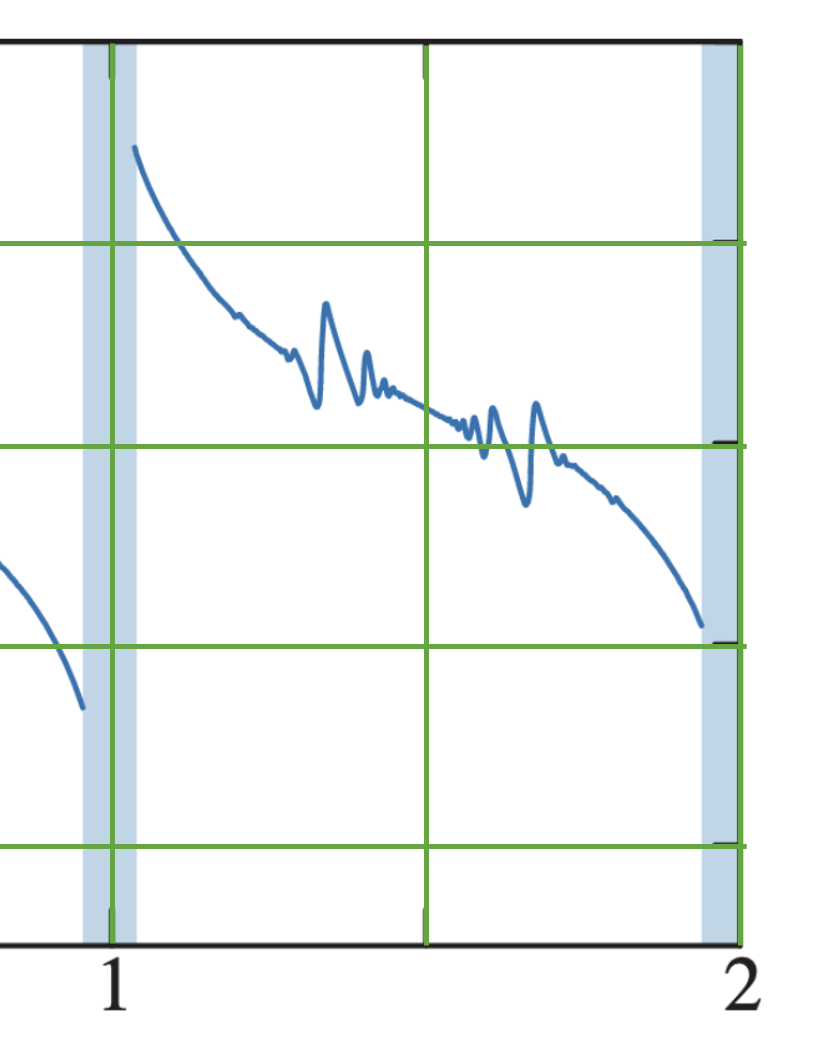
#> input picture Wigner_Crystal/MLG/mu_MLG_1_2.png, 832 x 1054 px
$ python fit_blue_from_image.py
#> lines starting #> are read from the running program, lines starting #| are printed output that depends on the picture; after the words box and inside, x2 and y2 are one past the last pixel; in counts of white or black regions, pixels touching at a corner belong together; long printed decimals are rounded
#!/usr/bin/env python3
import argparse
from pathlib import Path
from dataclasses import dataclass
from typing import List, Tuple, Optional

import numpy as np
from PIL import Image
import matplotlib.pyplot as plt
from matplotlib import rcParams

METHOD : str = "median"
LINSPACE_N : int = 10000
MAX_STEP : int = 300
LAMBDA : float = 2.0
BLUE_DOM : int = 45
SCORE_EXP : float = 1.0
GREEN_PENALTY : float = 0.5
GREEN_THRESH : int = 80
GREEN_DOM : int = 40
ROI_MARGIN_X : int = 40
ROI_MARGIN_Y : int = 50
IMAGE : str = "mu_MLG_1_2.png"
OUT_CSV : str = "mu_MLG_1_2.csv"
LEFT_END : float = 1.0
RIGHT_END : float = 2.0
LEFT_MARGIN : float = 0.04
RIGHT_MARGIN : float = 0.06


@dataclass
class AxisCalibration:
    ax_slope: float
    ax_intercept: float

    def to_data(self, px: np.ndarray) -> np.ndarray:
        return self.ax_slope * px + self.ax_intercept

    def to_px(self, data: np.ndarray) -> np.ndarray:
        return (data - self.ax_intercept) / self.ax_slope


def load_image_as_array(path: str) -> np.ndarray:
    img = Image.open(path).convert("RGB")
    return np.asarray(img)


def compute_green_mask(img: np.ndarray,
                       green_thresh: int,
                       dominance_margin: int) -> np.ndarray:
    """Return boolean mask where green channel dominates sufficiently."""
    r = img[:, :, 0].astype(np.int16)
    g = img[:, :, 1].astype(np.int16)
    b = img[:, :, 2].astype(np.int16)
    return (g > green_thresh) & (g - np.maximum(r, b) > dominance_margin)


def find_green_lines(img: np.ndarray,
                     green_thresh: int = 80,
                     dominance_margin: int = 40,
                     min_col_count: int = 50,
                     min_row_count: int = 50,
                     top_k_vertical: int = 3,
                     top_k_horizontal: int = 4) -> Tuple[List[int], List[int]]:
    """Detect prominent green vertical and horizontal grid lines by simple color dominance.

    Returns:
        vertical_xs: sorted list of x indices (length ~3)
        horizontal_ys: sorted list of y indices (length ~4)
    """
    green_mask = compute_green_mask(img, green_thresh=green_thresh, dominance_margin=dominance_margin)

    # Column-wise counts for vertical lines
    col_counts = green_mask.sum(axis=0)
    # Smooth slightly to stabilize peaks
    kernel = np.ones(7) / 7.0
    col_counts_s = np.convolve(col_counts, kernel, mode='same')

    # Row-wise counts for horizontal lines
    row_counts = green_mask.sum(axis=1)
    row_counts_s = np.convolve(row_counts, kernel, mode='same')

    # Pick top K columns far apart
    def pick_peaks(arr: np.ndarray, k: int, min_count: int, min_distance: int) -> List[int]:
        idxs = []
        arr_copy = arr.copy()
        for _ in range(k):
            peak = int(np.argmax(arr_copy))
            if arr_copy[peak] < min_count:
                break
            idxs.append(peak)
            # Suppress neighborhood
            left = max(0, peak - min_distance)
            right = min(arr_copy.size, peak + min_distance + 1)
            arr_copy[left:right] = 0
        return sorted(idxs)

    # Heuristic min distances: 3% of width/height
    h, w, _ = img.shape
    min_dx = max(5, int(0.03 * w))
    min_dy = max(5, int(0.03 * h))

    vertical_xs = pick_peaks(col_counts_s, top_k_vertical, min_col_count, min_dx)
    horizontal_ys = pick_peaks(row_counts_s, top_k_horizontal, min_row_count, min_dy)

    if len(vertical_xs) < 3:
        raise RuntimeError(f"Detected {len(vertical_xs)} vertical green lines; expected 3. Try adjusting thresholds.")
    if len(horizontal_ys) < 4:
        raise RuntimeError(f"Detected {len(horizontal_ys)} horizontal green lines; expected 4. Try adjusting thresholds.")

    # Keep exactly the best 3 and 4 by re-picking with k
    vertical_xs = vertical_xs[:3]
    horizontal_ys = horizontal_ys[:4]

    return vertical_xs, horizontal_ys


def fit_axis_calibrations(img: np.ndarray,
                          vertical_xs: List[int],
                          horizontal_ys: List[int]) -> Tuple[AxisCalibration, AxisCalibration]:
    """Fit linear mappings for ν(x) and μ(y).

    - Vertical lines: left to right correspond to ν = [0.0, 0.5, 1.0]
    - Horizontal lines: top to bottom correspond to μ = [20, 10, 0, -10] meV
    """
    # ν calibration
    nus = np.array([LEFT_END, (LEFT_END+RIGHT_END)/2, RIGHT_END], dtype=float)
    xs = np.array(sorted(vertical_xs), dtype=float)
    if xs.size != nus.size:
        raise RuntimeError("Mismatch in number of ν reference lines.")
    ax = np.polyfit(xs, nus, 1)  # ν = ax[0]*x + ax[1]
    nu_cal = AxisCalibration(ax_slope=ax[0], ax_intercept=ax[1])

    # μ calibration
    mus = np.array([20.0, 10.0, 0.0, -10.0], dtype=float)
    ys = np.array(sorted(horizontal_ys), dtype=float)
    if ys.size != mus.size:
        raise RuntimeError("Mismatch in number of μ reference lines.")
    ay = np.polyfit(ys, mus, 1)  # μ = ay[0]*y + ay[1]
    mu_cal = AxisCalibration(ax_slope=ay[0], ax_intercept=ay[1])

    return nu_cal, mu_cal


def extract_blue_pixels(img: np.ndarray,
                        blue_thresh: int = 90,
                        dominance_margin: int = 45) -> np.ndarray:
    """Return Nx2 array of (x,y) for pixels classified as blue.

    Heuristic: blue channel is high and dominates over red and green.
    """
    r = img[:, :, 0].astype(np.int16)
    g = img[:, :, 1].astype(np.int16)
    b = img[:, :, 2].astype(np.int16)
    blue_mask = (b > blue_thresh) & (b - np.maximum(r, g) > dominance_margin)

    ys, xs = np.where(blue_mask)
    pts = np.stack([xs, ys], axis=1)
    return pts


# [62 lines left out: functions compute_blue_score, dp_trace_max_path, not called in this run]


def consolidate_curve_points(pts: np.ndarray,
                             max_gap_px: int = 1,
                             reducer: str = "median") -> np.ndarray:
    """Reduce per-pixel points to one y per x.

    reducer:
      - "median": median of y at each x (robust)
      - "midpoint": (min(y) + max(y)) / 2 at each x（真ん中）
      - "mean": mean of y at each x
    Returns Nx2 array of (x, y_value).
    """
    if pts.size == 0:
        return pts

    # Group by x
    xs = pts[:, 0]
    ys = pts[:, 1]
    order = np.argsort(xs)
    xs_sorted = xs[order]
    ys_sorted = ys[order]

    unique_xs = []
    y_vals = []
    i = 0
    n = xs_sorted.size
    while i < n:
        x0 = xs_sorted[i]
        j = i
        bucket_ys: List[int] = []
        while j < n and xs_sorted[j] == x0:
            bucket_ys.append(int(ys_sorted[j]))
            j += 1
        # Reduce y's for this column according to reducer
        unique_xs.append(int(x0))
        by = np.asarray(bucket_ys, dtype=float)
        if reducer == "midpoint":
            y_vals.append(0.5 * (float(np.min(by)) + float(np.max(by))))
        elif reducer == "mean":
            y_vals.append(float(np.mean(by)))
        else:  # median (default)
            y_vals.append(float(np.median(by)))
        i = j

    curve = np.stack([np.array(unique_xs), np.array(y_vals)], axis=1)

    # Optional: remove large jumps by simple filtering (keep monotone-ish progress)
    # Here, perform a moving median smoothing in y
    if curve.shape[0] > 5:
        k = 5
        ys_sm = np.convolve(curve[:, 1], np.ones(k) / k, mode='same')
        curve[:, 1] = ys_sm

    return curve


def fit_mu_vs_nu(nu: np.ndarray, mu: np.ndarray, degree: int = 3) -> np.ndarray:
    coeffs = np.polyfit(nu, mu, degree)
    return coeffs  # highest power first


# [4 lines left out: function r2_score, not called in this run]


def main():
    parser = argparse.ArgumentParser(description="Extract and fit blue curve from image with green grid calibration.")
    parser.add_argument("--image", type=str, default=IMAGE, help="Path to image file")
    parser.add_argument("--degree", type=int, default=3, help="(unused) kept for backward compatibility; using linear interpolation")
    parser.add_argument("--method", type=str, default=METHOD, choices=["dp", "median"], help="Extraction method: dynamic-programming path or per-column median")
    parser.add_argument("--reducer", type=str, default="median", choices=["median", "midpoint", "mean"], help="If method=median, how to reduce multiple y per x")
    parser.add_argument("--blue_thresh", type=int, default=90, help="Blue threshold for median method")
    parser.add_argument("--blue_dom", type=int, default=45, help="Blue dominance margin (B - max(R,G))")
    parser.add_argument("--green_thresh", type=int, default=80, help="Green detection threshold")
    parser.add_argument("--green_dom", type=int, default=40, help="Green dominance margin")
    parser.add_argument("--roi_margin_x", type=int, default=40, help="Horizontal margin (px) around green grid for ROI")
    parser.add_argument("--roi_margin_y", type=int, default=50, help="Vertical margin (px) around green grid for ROI")
    parser.add_argument("--dp_max_step", type=int, default=MAX_STEP, help="Max |Δy| per column in DP")
    parser.add_argument("--dp_lambda", type=float, default=LAMBDA, help="Smoothness weight for |Δy| in DP")
    parser.add_argument("--score_exp", type=float, default=1.0, help="Exponent applied to blue score")
    parser.add_argument("--green_penalty", type=float, default=0.5, help="Down-weight on green grid in score [0..1]")
    parser.add_argument("--save_debug", action="store_true", help="Save debug score map and DP overlay")
    parser.add_argument("--out_csv", type=str, default=OUT_CSV, help="Output CSV path")
    parser.add_argument("--out_plot", type=str, default="mu_fit_plot.png", help="Output plot (ν-μ)")
    parser.add_argument("--out_overlay", type=str, default="mu_fit_overlay.png", help="Output overlay image path")
    args = parser.parse_args()

    # Resolve all paths relative to the script directory to be robust to CWD
    script_dir = Path(__file__).resolve().parent
    image_path = Path(args.image)
    if not image_path.is_absolute():
        image_path = script_dir / image_path

    out_csv = Path(args.out_csv)
    if not out_csv.is_absolute():
        out_csv = script_dir / out_csv

    out_plot = Path(args.out_plot)
    if not out_plot.is_absolute():
        out_plot = script_dir / out_plot

    out_overlay = Path(args.out_overlay)
    if not out_overlay.is_absolute():
        out_overlay = script_dir / out_overlay

    # Ensure output directories exist
    out_csv.parent.mkdir(parents=True, exist_ok=True)
    out_plot.parent.mkdir(parents=True, exist_ok=True)
    out_overlay.parent.mkdir(parents=True, exist_ok=True)

    img = load_image_as_array(image_path)

    # 1) Detect green grid lines
    vx, hy = find_green_lines(img, green_thresh=args.green_thresh, dominance_margin=args.green_dom)
#> in compute_green_mask, `r = img[:, :, 0].astype(np.int16)`:
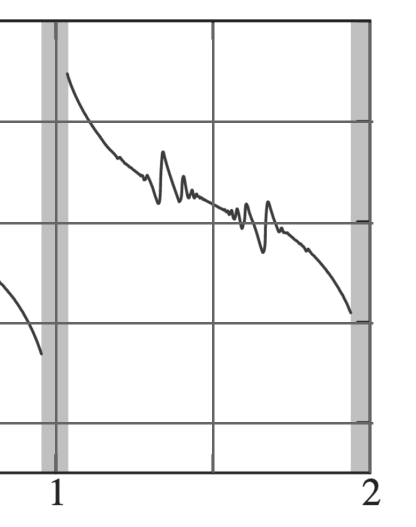
#> r: shape (1054, 832) int16 (shown at 1/2 size); min 23, max 255, mean 240.1
#> in compute_green_mask, `b = img[:, :, 2].astype(np.int16)`:
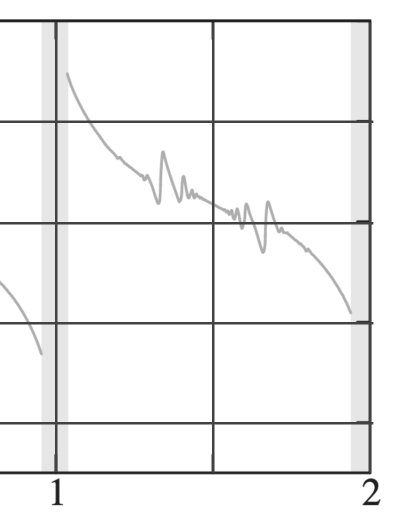
#> b: shape (1054, 832) int16 (shown at 1/2 size); min 18, max 255, mean 243.3
#> in compute_green_mask, `return (g > green_thresh) & (g - np.maximum(r, b) > dominance_margin)`:
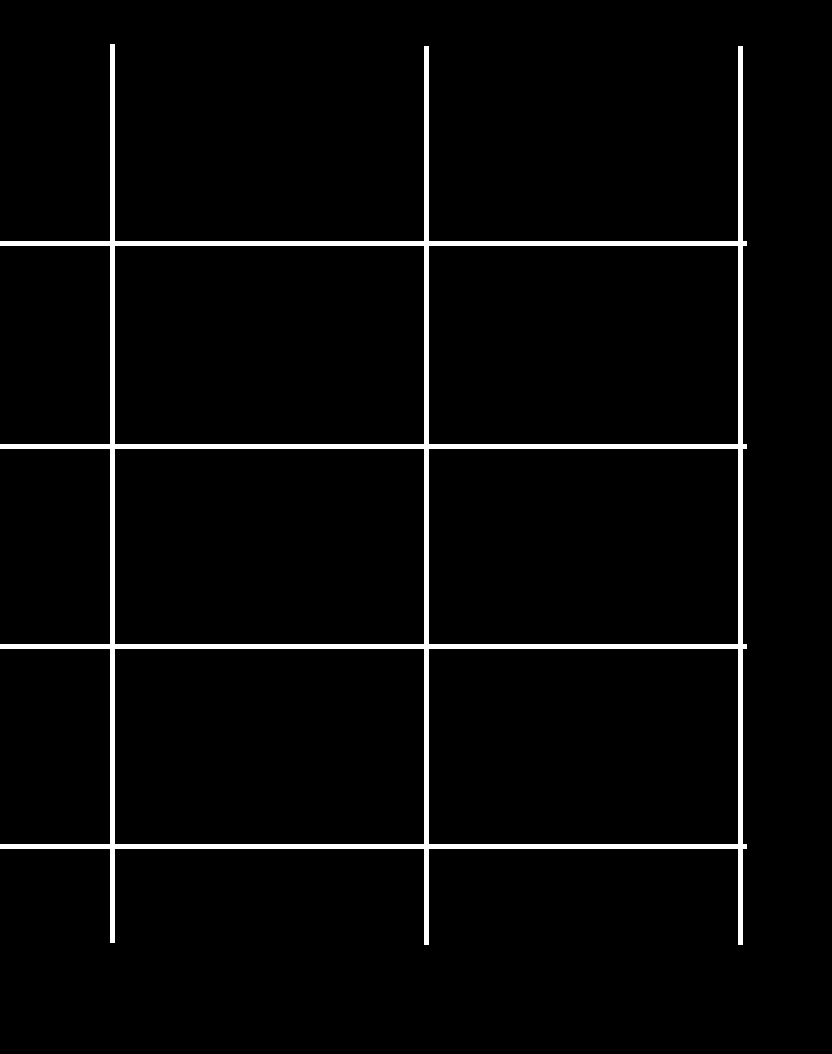
#> returned value: shape (1054, 832) bool; 3.2% white; 1 white region, box (x1, y1, x2, y2) and area: (0, 44, 747, 945) 28125
#> in find_green_lines, `col_counts = green_mask.sum(axis=0)`: col_counts = 832 values, max 899 at index 110, min 0 at index 747, mean 33.8
#> in find_green_lines, `col_counts_s = np.convolve(col_counts, kernel, mode='same')`: col_counts_s = 832 values, max 647.9 at index 111, min 0 at index 750, mean 33.78
#> in find_green_lines, `row_counts = green_mask.sum(axis=1)`: row_counts = 1054 values, max 747 at index 241, min 0 at index 0, mean 26.68
#> in find_green_lines, `row_counts_s = np.convolve(row_counts, kernel, mode='same')`: row_counts_s = 1054 values, max 537.9 at index 242, min 0 at index 0, mean 26.68
#> in pick_peaks, `arr_copy = arr.copy()`: arr_copy has the same summary as col_counts_s in find_green_lines
#> the loop in pick_peaks, `for _ in range(k):` made 3 passes
#> (peak, left, right) on passes 1 to 3: (111, 87, 136), (425, 401, 450), (739, 715, 764)
#> after the loop in pick_peaks, `for _ in range(k):`: arr_copy = 832 values, max 20 at index 3, min 0 at index 87, mean 14.81; idxs = [111, 425, 739]
#> the loop in pick_peaks (call 2), `for _ in range(k):` made 4 passes
#> (peak, left, right) on passes 1 to 4: (242, 211, 274), (445, 414, 477), (645, 614, 677), (845, 814, 877)
#> in find_green_lines, `horizontal_ys = pick_peaks(row_counts_s, top_k_horizontal, min_row_cou..`: horizontal_ys = [242, 445, 645, 845]
#> vx = [111, 425, 739]; hy = [242, 445, 645, 845]
    print(f"Detected vertical x = {vx}")
#| Detected vertical x = [111, 425, 739]
    print(f"Detected horizontal y = {hy}")
#| Detected horizontal y = [242, 445, 645, 845]

    # 2) Fit ν(x) and μ(y) calibrations
    nu_cal, mu_cal = fit_axis_calibrations(img, vx, hy)
#> in fit_axis_calibrations, `xs = np.array(sorted(vertical_xs), dtype=float)`: xs = [111, 425, 739]
#> in fit_axis_calibrations, `ax = np.polyfit(xs, nus, 1)`: ax = [0.00159, 0.823]
#> in fit_axis_calibrations, `ys = np.array(sorted(horizontal_ys), dtype=float)`: ys = [242, 445, 645, 845]
#> in fit_axis_calibrations, `ay = np.polyfit(ys, mus, 1)`: ay = [-0.0498, 32.09]
    print(f"ν(x): slope={nu_cal.ax_slope:.6f}, intercept={nu_cal.ax_intercept:.6f}")
#| ν(x): slope=0.001592, intercept=0.8232
    print(f"μ(y): slope={mu_cal.ax_slope:.6f}, intercept={mu_cal.ax_intercept:.6f}")
#| μ(y): slope=-0.04977, intercept=32.090

    # 3) Extract blue curve (ROI + method)
    h, w, _ = img.shape
    x0 = max(0, int(min(vx)) - int(args.roi_margin_x))
#> x0 = 71
    x1 = min(w, int(max(vx)) + int(args.roi_margin_x))
#> x1 = 779
    y0 = max(0, int(min(hy)) - int(args.roi_margin_y))
#> y0 = 192
    y1 = min(h, int(max(hy)) + int(args.roi_margin_y))
#> y1 = 895
    roi = (x0, x1, y0, y1)
#> roi = (71, 779, 192, 895)

    if args.method == "dp":
        green_mask = compute_green_mask(img, args.green_thresh, args.green_dom)
        score = compute_blue_score(
            img,
            roi=roi,
            blue_dominance_margin=args.blue_dom,
            score_exponent=args.score_exp,
            green_mask=green_mask,
            green_penalty=args.green_penalty,
        )
        y_path = dp_trace_max_path(score, max_step=args.dp_max_step, smoothness_lambda=args.dp_lambda)
        xs_local = np.arange(x0, x1, dtype=np.int32)
        ys_local = y0 + y_path.astype(np.int32)
        curve_px = np.stack([xs_local, ys_local], axis=1)

        if args.save_debug:
            dbg_score = script_dir / "score_map.png"
            plt.figure(figsize=(5, 5), dpi=140)
            plt.imshow(score, cmap='viridis', origin='upper')
            plt.title("Blue score (ROI)")
            plt.colorbar(fraction=0.046, pad=0.04)
            plt.tight_layout()
            plt.savefig(str(dbg_score))
            plt.close()

            dbg_overlay = script_dir / "dp_path_overlay.png"
            plt.figure(figsize=(5, 5), dpi=140)
            plt.imshow(img[y0:y1, x0:x1, :])
            plt.plot(np.arange(x1 - x0), y_path, c='red', lw=1.5)
            plt.axis('off')
            plt.tight_layout(pad=0)
            plt.savefig(str(dbg_overlay), bbox_inches='tight', pad_inches=0)
            plt.close()
    else:
        blue_pts = extract_blue_pixels(img, blue_thresh=args.blue_thresh, dominance_margin=args.blue_dom)
#> in extract_blue_pixels, `blue_mask = (b > blue_thresh) & (b - np.maximum(r, g) > dominance_marg..`:
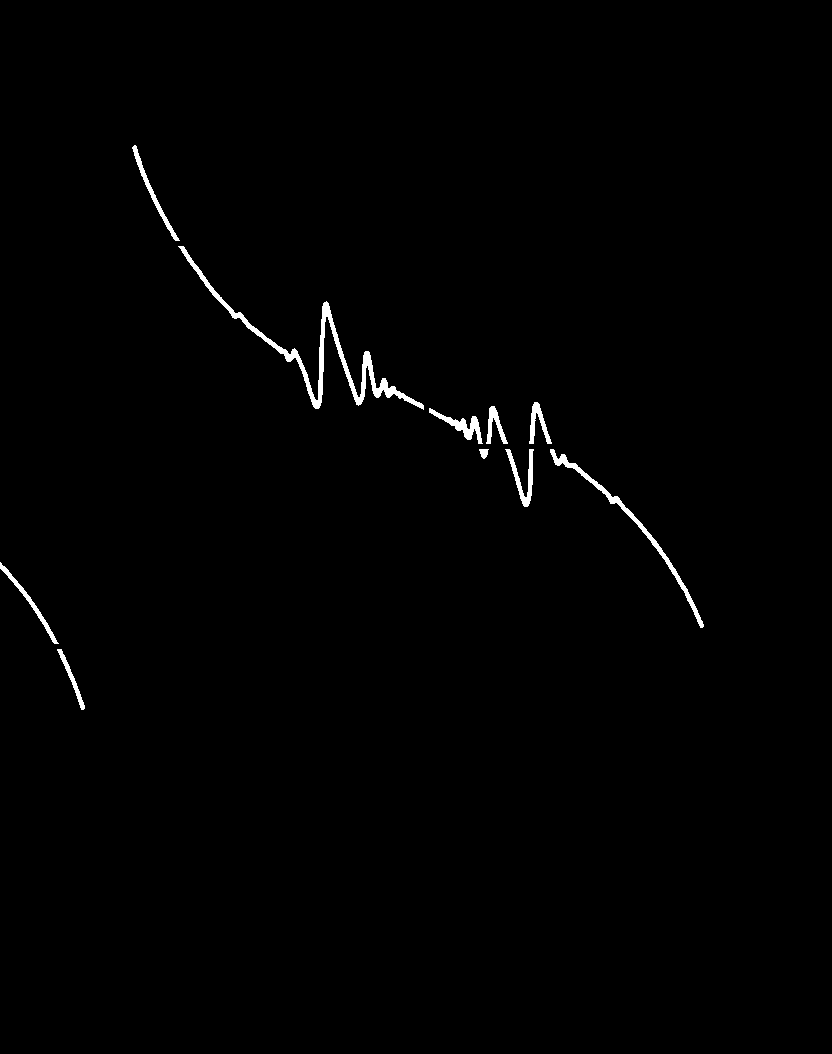
#> blue_mask: shape (1054, 832) bool; 0.8% white; 10 white regions, largest, box (x1, y1, x2, y2) and area: (178, 246, 424, 410) 2827, (550, 449, 704, 628) 1187, (429, 408, 483, 444) 527
#> in extract_blue_pixels, `ys, xs = np.where(blue_mask)`: ys = 7040 values from 145 to 709; xs = 7040 values, max 703 at index 6639, min 0 at index 5980, mean 377.8
#> in extract_blue_pixels, `pts = np.stack([xs, ys], axis=1)`: pts = 7040 pairs, first value 0 to 703, second value 145 to 709
#> (the rest of the program and of its run is left out)
